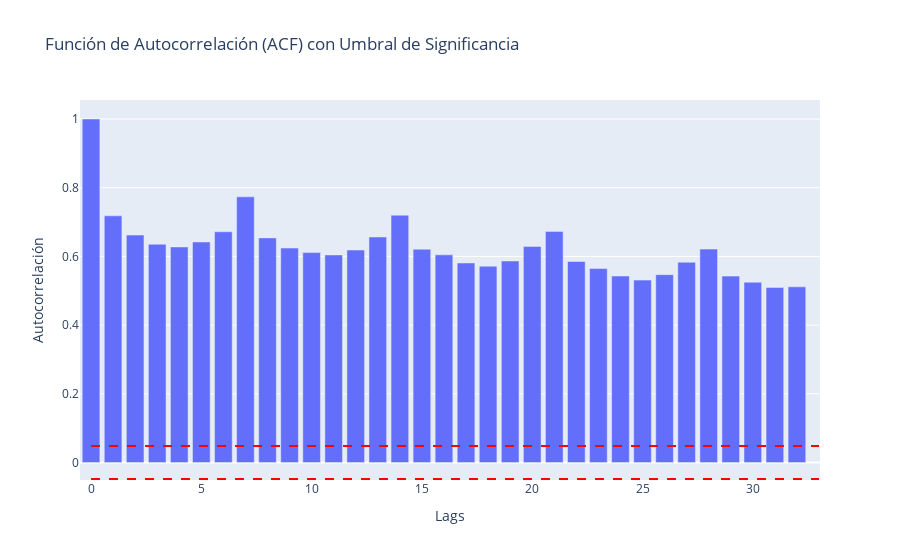

The notebook cell this image was saved under:
### Code cell
import plotly.express as px
import plotly.graph_objects as go
from statsmodels.graphics.tsaplots import acf
import numpy as np

# Suponiendo que reactiva_inductiva es un DataFrame o Serie de pandas
# Calcular los valores de ACF
acf_values = acf(reactiva_inductiva, fft=True)
lags = list(range(len(acf_values)))

# Calcular el umbral de significancia
N = len(reactiva_inductiva)
umbral = 1.96 / np.sqrt(N)

# Crear el gráfico de ACF con umbral
fig_acf = go.Figure()

# Añadir las barras de autocorrelación
fig_acf.add_trace(go.Bar(x=lags, y=acf_values, name='ACF'))

# Añadir las líneas de umbral de significancia
fig_acf.add_shape(type="line", x0=0, y0=umbral, x1=len(acf_values), y1=umbral,
                  line=dict(color="red", dash="dash"), name="Umbral Superior")
fig_acf.add_shape(type="line", x0=0, y0=-umbral, x1=len(acf_values), y1=-umbral,
                  line=dict(color="red", dash="dash"), name="Umbral Inferior")

# Configuración de títulos y etiquetas
fig_acf.update_layout(title='Función de Autocorrelación (ACF) con Umbral de Significancia')
fig_acf.update_xaxes(title_text='Lags')
fig_acf.update_yaxes(title_text='Autocorrelación')

# Mostrar el gráfico
fig_acf.show()

### Figure 1 — Plotly figure (JSON) as saved in the notebook; plotly's stock layout.template omitted (floating-point values rounded to 4 significant figures)
{"data": [{"name": "ACF", "type": "bar", "x": [0, 1, 2, 3, 4, 5, 6, 7, 8, 9, 10, 11, 12, 13, 14, 15, 16, 17, 18, 19, 20, 21, 22, 23, 24, 25, 26, 27, 28, 29, 30, 31, 32], "y": [1, 0.7181, 0.6621, 0.6354, 0.6276, 0.642, 0.6717, 0.7733, 0.6539, 0.6243, 0.611, 0.6044, 0.6186, 0.6566, 0.7201, 0.6209, 0.6045, 0.5809, 0.5714, 0.5866, 0.6291, 0.6728, 0.5853, 0.5645, 0.5428, 0.531, 0.5469, 0.5829, 0.6212, 0.5426, 0.5248, 0.5097, 0.5114]}], "layout": {"shapes": [{"line": {"color": "red", "dash": "dash"}, "name": "Umbral Superior", "type": "line", "x0": 0, "x1": 33, "y0": 0.04799, "y1": 0.04799}, {"line": {"color": "red", "dash": "dash"}, "name": "Umbral Inferior", "type": "line", "x0": 0, "x1": 33, "y0": -0.04799, "y1": -0.04799}], "title": {"text": "Función de Autocorrelación (ACF) con Umbral de Significancia"}, "xaxis": {"title": {"text": "Lags"}}, "yaxis": {"title": {"text": "Autocorrelación"}}}}
